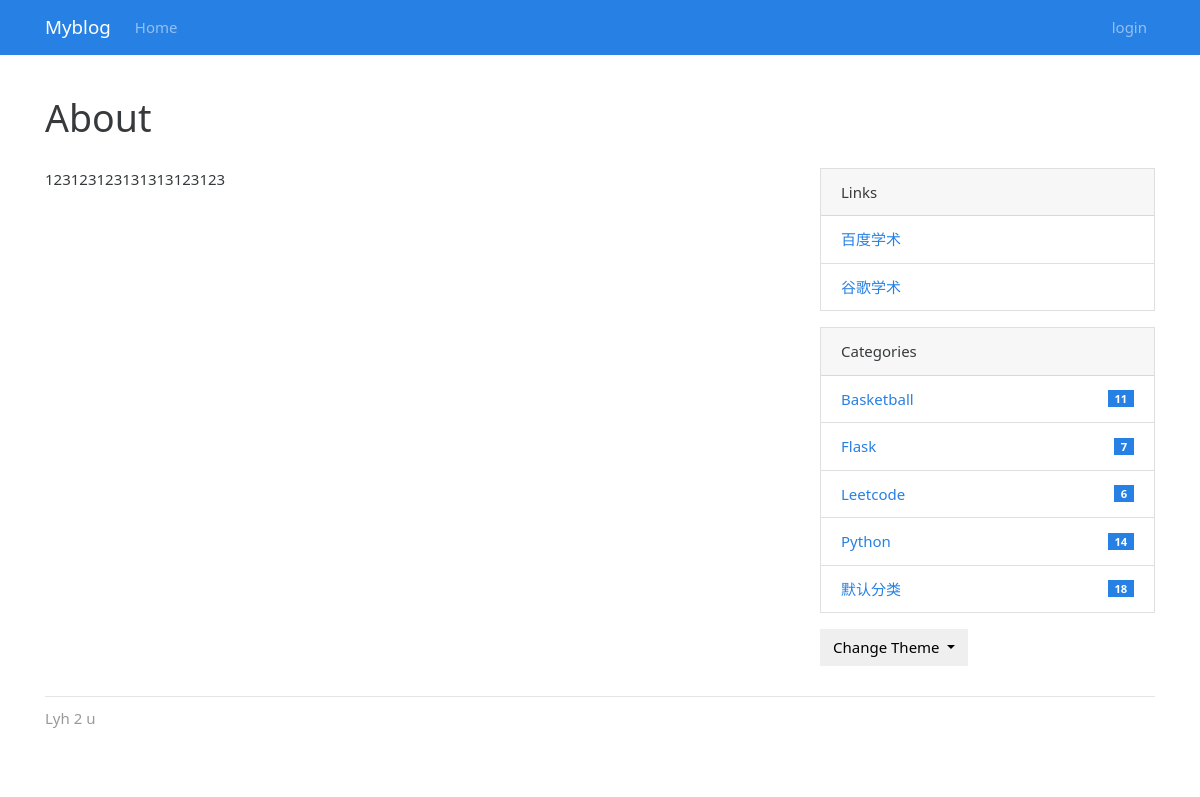
/about, run on the app's committed database.
### myblog/models.py (models this page shows, shortened)
class Admin(db.Model,UserMixin):
    id = db.Column(db.Integer,primary_key=True)
    username = db.Column(db.String(20))
    password_hash = db.Column(db.String(128))
    blog_title = db.Column(db.String(60))
    blog_sub_title = db.Column(db.String(100))
    name = db.Column(db.String(30))
    about = db.Column(db.Text)

class Link(db.Model):
    id = db.Column(db.Integer, primary_key=True)
    name = db.Column(db.String(30))
    url = db.Column(db.String(255))

class Category(db.Model):
    id = db.Column(db.Integer,primary_key=True)
    name = db.Column(db.String(30), unique=True)
    posts = db.relationship("Post",back_populates="category")

### myblog/blueprints/blog.py (the view)
@blog_bp.route("/about")
def about():
    return render_template("blog/about.html")

### myblog/__init__.py (called while the page is built)
def register_template_context(app):
    @app.context_processor
    def make_template_context():
        links = Link.query.all()
        admin = Admin.query.first()
        categories = Category.query.order_by(Category.name).all()
        if current_user.is_authenticated:
            unread_comments = Comment.query.filter_by(reviewed=False).count()
        else:
            unread_comments = None
        return(dict(admin=admin, categories=categories, links=links, unread_comments=unread_comments))

### myblog/templates/blog/about.html (shortened to what this page needs)
{% extends "base.html" %}
{% block content %}
    <div class="page-header">
        <h1>About</h1>
    </div>
    <div class="row">
        <div class="col-sm-8">
            {{ admin.about|safe }}
        </div>
        <div class="col-sm-4 sidebar">
            {% include "blog/_sidebar.html" %}
        </div>
    </div>
{% endblock %}

### myblog/templates/blog/_sidebar.html (shortened to what this page needs)
{% if links %}
    <div class="card mb-3">
        <div class="card-header">Links</div>
        <ul class="list-group list-group-flush">
            {% for link in links %}
                <li class="list-group-item  list-group-item-action d-flex justify-content-between align-items-center">
                    <a href="{{ link.url }}" target="_blank">{{ link.name }}</a>
                </li>
            {% endfor %}
        </ul>
    </div>
{% endif %}
{% if categories %}
<div class="card mb-3">
    <div class="card-header">Categories</div>
    <ul class="list-group list-group-flush">
        {% for category in categories %}
        <li class="list-group-item  list-group-item-action d-flex justify-content-between align-items-center">
            <a href="{{ url_for('blog.show_category', category_id=category.id) }}">
                {{ category.name }}
            </a>
            <span class="badge badge-primary badge-pill"> {{ category.posts|length }}</span>
        </li>
        {% endfor %}
    </ul>
</div>
{% endif %}
<div class="dropdown">
    <button class="btn btn-default dropdown-toggle" type="button" id="dropdownMenuButton"
            data-toggle="dropdown" aria-haspopup="true" aria-expanded="false">
        Change Theme
    </button>
</div>

### myblog/static/css/style.css (style rules this page uses)
.page-header { padding-top: 20px; padding-bottom: 20px; }
.sidebar { padding-left: 30px; }

### data on the page
Admin: about "123123123131313123123"
Link: name "百度学术"
Link: name "谷歌学术"
Category: name "Basketball", posts|length "11"
Category: name "Flask", posts|length "7"
Category: name "Leetcode", posts|length "6"
Category: name "Python", posts|length "14"
Category: name "默认分类", posts|length "18"

### other printed values
{{ render_nav_item('blog.index', 'Home') }} "Home"
{{ render_nav_item('auth.login', 'login') }} "login"
